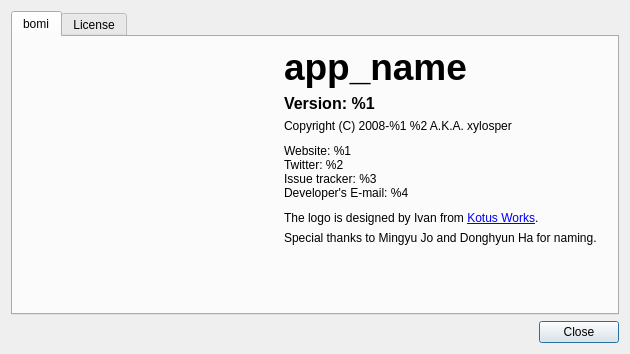
<?xml version="1.0" encoding="UTF-8"?>
<ui version="4.0">
 <class>AboutDialog</class>
 <widget class="QDialog" name="AboutDialog">
  <property name="geometry">
   <rect>
    <x>0</x>
    <y>0</y>
    <width>630</width>
    <height>354</height>
   </rect>
  </property>
  <property name="windowTitle">
   <string>About bomi</string>
  </property>
  <layout class="QVBoxLayout" name="verticalLayout_4">
   <item>
    <widget class="QTabWidget" name="tab">
     <property name="currentIndex">
      <number>0</number>
     </property>
     <widget class="QWidget" name="tab1">
      <attribute name="title">
       <string>bomi</string>
      </attribute>
      <layout class="QHBoxLayout" name="horizontalLayout_2">
       <item>
        <layout class="QVBoxLayout" name="verticalLayout">
         <property name="spacing">
          <number>0</number>
         </property>
         <item>
          <widget class="QLabel" name="label_3">
           <property name="sizePolicy">
            <sizepolicy hsizetype="Fixed" vsizetype="Fixed">
             <horstretch>0</horstretch>
             <verstretch>0</verstretch>
            </sizepolicy>
           </property>
           <property name="minimumSize">
            <size>
             <width>256</width>
             <height>256</height>
            </size>
           </property>
           <property name="maximumSize">
            <size>
             <width>256</width>
             <height>256</height>
            </size>
           </property>
           <property name="text">
            <string/>
           </property>
           <property name="pixmap">
            <pixmap resource="../rsclist.qrc">:/img/bomi-logo.png</pixmap>
           </property>
           <property name="scaledContents">
            <bool>true</bool>
           </property>
          </widget>
         </item>
         <item>
          <spacer name="verticalSpacer">
           <property name="orientation">
            <enum>Qt::Vertical</enum>
           </property>
           <property name="sizeType">
            <enum>QSizePolicy::MinimumExpanding</enum>
           </property>
           <property name="sizeHint" stdset="0">
            <size>
             <width>0</width>
             <height>0</height>
            </size>
           </property>
          </spacer>
         </item>
        </layout>
       </item>
       <item>
        <layout class="QVBoxLayout" name="verticalLayout_2">
         <item>
          <widget class="QLabel" name="app_name">
           <property name="sizePolicy">
            <sizepolicy hsizetype="Expanding" vsizetype="Preferred">
             <horstretch>0</horstretch>
             <verstretch>0</verstretch>
            </sizepolicy>
           </property>
           <property name="font">
            <font>
             <pointsize>28</pointsize>
             <weight>75</weight>
             <bold>true</bold>
            </font>
           </property>
           <property name="text">
            <string notr="true">app_name</string>
           </property>
          </widget>
         </item>
         <item>
          <widget class="QLabel" name="version">
           <property name="font">
            <font>
             <pointsize>12</pointsize>
             <weight>75</weight>
             <bold>true</bold>
            </font>
           </property>
           <property name="text">
            <string>Version: %1</string>
           </property>
          </widget>
         </item>
         <item>
          <widget class="QLabel" name="copyright">
           <property name="text">
            <string notr="true">Copyright (C) 2008-%1 %2 A.K.A. xylosper</string>
           </property>
          </widget>
         </item>
         <item>
          <spacer name="verticalSpacer_2">
           <property name="orientation">
            <enum>Qt::Vertical</enum>
           </property>
           <property name="sizeType">
            <enum>QSizePolicy::Fixed</enum>
           </property>
           <property name="sizeHint" stdset="0">
            <size>
             <width>13</width>
             <height>5</height>
            </size>
           </property>
          </spacer>
         </item>
         <item>
          <widget class="QLabel" name="contacts">
           <property name="sizePolicy">
            <sizepolicy hsizetype="Preferred" vsizetype="Minimum">
             <horstretch>0</horstretch>
             <verstretch>0</verstretch>
            </sizepolicy>
           </property>
           <property name="text">
            <string>Website: %1
Twitter: %2
Issue tracker: %3
Developer's E-mail: %4</string>
           </property>
           <property name="openExternalLinks">
            <bool>true</bool>
           </property>
           <property name="textInteractionFlags">
            <set>Qt::LinksAccessibleByKeyboard|Qt::LinksAccessibleByMouse</set>
           </property>
          </widget>
         </item>
         <item>
          <spacer name="verticalSpacer_4">
           <property name="orientation">
            <enum>Qt::Vertical</enum>
           </property>
           <property name="sizeType">
            <enum>QSizePolicy::Fixed</enum>
           </property>
           <property name="sizeHint" stdset="0">
            <size>
             <width>20</width>
             <height>5</height>
            </size>
           </property>
          </spacer>
         </item>
         <item>
          <widget class="QLabel" name="ivan">
           <property name="text">
            <string>The logo is designed by Ivan from &lt;a href=&quot;%1&quot;&gt;Kotus Works&lt;/a&gt;.</string>
           </property>
           <property name="textFormat">
            <enum>Qt::RichText</enum>
           </property>
           <property name="openExternalLinks">
            <bool>true</bool>
           </property>
           <property name="textInteractionFlags">
            <set>Qt::LinksAccessibleByKeyboard|Qt::LinksAccessibleByMouse</set>
           </property>
          </widget>
         </item>
         <item>
          <widget class="QLabel" name="label_2">
           <property name="text">
            <string>Special thanks to Mingyu Jo and Donghyun Ha for naming.</string>
           </property>
          </widget>
         </item>
         <item>
          <spacer name="verticalSpacer_3">
           <property name="orientation">
            <enum>Qt::Vertical</enum>
           </property>
           <property name="sizeType">
            <enum>QSizePolicy::MinimumExpanding</enum>
           </property>
           <property name="sizeHint" stdset="0">
            <size>
             <width>20</width>
             <height>0</height>
            </size>
           </property>
          </spacer>
         </item>
        </layout>
       </item>
      </layout>
     </widget>
     <widget class="QWidget" name="tab_2">
      <attribute name="title">
       <string>License</string>
      </attribute>
      <layout class="QVBoxLayout" name="verticalLayout_5">
       <item>
        <widget class="QLabel" name="license">
         <property name="text">
          <string notr="true">license</string>
         </property>
         <property name="alignment">
          <set>Qt::AlignLeading|Qt::AlignLeft|Qt::AlignTop</set>
         </property>
         <property name="wordWrap">
          <bool>true</bool>
         </property>
        </widget>
       </item>
       <item>
        <layout class="QHBoxLayout" name="horizontalLayout">
         <item>
          <spacer name="horizontalSpacer_2">
           <property name="orientation">
            <enum>Qt::Horizontal</enum>
           </property>
           <property name="sizeHint" stdset="0">
            <size>
             <width>40</width>
             <height>20</height>
            </size>
           </property>
          </spacer>
         </item>
         <item>
          <layout class="QVBoxLayout" name="verticalLayout_3">
           <item>
            <widget class="QPushButton" name="view_gpl">
             <property name="text">
              <string>View Full Text of GPL</string>
             </property>
             <property name="autoDefault">
              <bool>false</bool>
             </property>
            </widget>
           </item>
           <item>
            <widget class="QPushButton" name="view_mpl">
             <property name="text">
              <string>View Full Text of MPL </string>
             </property>
             <property name="autoDefault">
              <bool>false</bool>
             </property>
            </widget>
           </item>
          </layout>
         </item>
         <item>
          <spacer name="horizontalSpacer_3">
           <property name="orientation">
            <enum>Qt::Horizontal</enum>
           </property>
           <property name="sizeHint" stdset="0">
            <size>
             <width>40</width>
             <height>20</height>
            </size>
           </property>
          </spacer>
         </item>
        </layout>
       </item>
      </layout>
     </widget>
    </widget>
   </item>
   <item>
    <widget class="BBox" name="buttonBox">
     <property name="standardButtons">
      <set>QDialogButtonBox::Close</set>
     </property>
     <property name="centerButtons">
      <bool>false</bool>
     </property>
    </widget>
   </item>
  </layout>
 </widget>
 <customwidgets>
  <customwidget>
   <class>BBox</class>
   <extends>QDialogButtonBox</extends>
   <header>dialog/bbox.hpp</header>
  </customwidget>
 </customwidgets>
 <tabstops>
  <tabstop>buttonBox</tabstop>
  <tabstop>view_gpl</tabstop>
  <tabstop>view_mpl</tabstop>
 </tabstops>
 <resources>
  <include location="../rsclist.qrc"/>
 </resources>
 <connections>
  <connection>
   <sender>buttonBox</sender>
   <signal>accepted()</signal>
   <receiver>AboutDialog</receiver>
   <slot>accept()</slot>
   <hints>
    <hint type="sourcelabel">
     <x>604</x>
     <y>324</y>
    </hint>
    <hint type="destinationlabel">
     <x>570</x>
     <y>304</y>
    </hint>
   </hints>
  </connection>
  <connection>
   <sender>buttonBox</sender>
   <signal>rejected()</signal>
   <receiver>AboutDialog</receiver>
   <slot>reject()</slot>
   <hints>
    <hint type="sourcelabel">
     <x>518</x>
     <y>318</y>
    </hint>
    <hint type="destinationlabel">
     <x>460</x>
     <y>301</y>
    </hint>
   </hints>
  </connection>
 </connections>
</ui>
